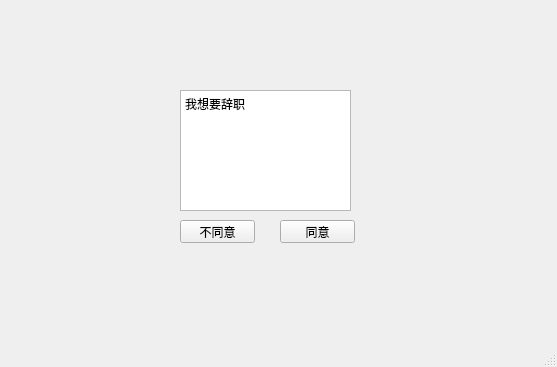
<?xml version="1.0" encoding="UTF-8"?>
<ui version="4.0">
 <class>MainWindow</class>
 <widget class="QMainWindow" name="MainWindow">
  <property name="geometry">
   <rect>
    <x>0</x>
    <y>0</y>
    <width>557</width>
    <height>367</height>
   </rect>
  </property>
  <property name="windowTitle">
   <string>MainWindow</string>
  </property>
  <widget class="QWidget" name="centralwidget">
   <widget class="QPushButton" name="yesBtn">
    <property name="geometry">
     <rect>
      <x>280</x>
      <y>220</y>
      <width>75</width>
      <height>23</height>
     </rect>
    </property>
    <property name="text">
     <string>同意</string>
    </property>
   </widget>
   <widget class="QPushButton" name="noBtn">
    <property name="geometry">
     <rect>
      <x>180</x>
      <y>220</y>
      <width>75</width>
      <height>23</height>
     </rect>
    </property>
    <property name="text">
     <string>不同意</string>
    </property>
   </widget>
   <widget class="QTextEdit" name="textEdit">
    <property name="geometry">
     <rect>
      <x>180</x>
      <y>90</y>
      <width>171</width>
      <height>121</height>
     </rect>
    </property>
    <property name="html">
     <string>&lt;!DOCTYPE HTML PUBLIC &quot;-//W3C//DTD HTML 4.0//EN&quot; &quot;http://www.w3.org/TR/REC-html40/strict.dtd&quot;&gt;
&lt;html&gt;&lt;head&gt;&lt;meta name=&quot;qrichtext&quot; content=&quot;1&quot; /&gt;&lt;style type=&quot;text/css&quot;&gt;
p, li { white-space: pre-wrap; }
&lt;/style&gt;&lt;/head&gt;&lt;body style=&quot; font-family:'SimSun'; font-size:9pt; font-weight:400; font-style:normal;&quot;&gt;
&lt;p style=&quot; margin-top:0px; margin-bottom:0px; margin-left:0px; margin-right:0px; -qt-block-indent:0; text-indent:0px;&quot;&gt;我想要辞职&lt;/p&gt;&lt;/body&gt;&lt;/html&gt;</string>
    </property>
   </widget>
  </widget>
  <widget class="QMenuBar" name="menubar">
   <property name="geometry">
    <rect>
     <x>0</x>
     <y>0</y>
     <width>557</width>
     <height>23</height>
    </rect>
   </property>
  </widget>
  <widget class="QStatusBar" name="statusbar"/>
 </widget>
 <resources/>
 <connections/>
</ui>
